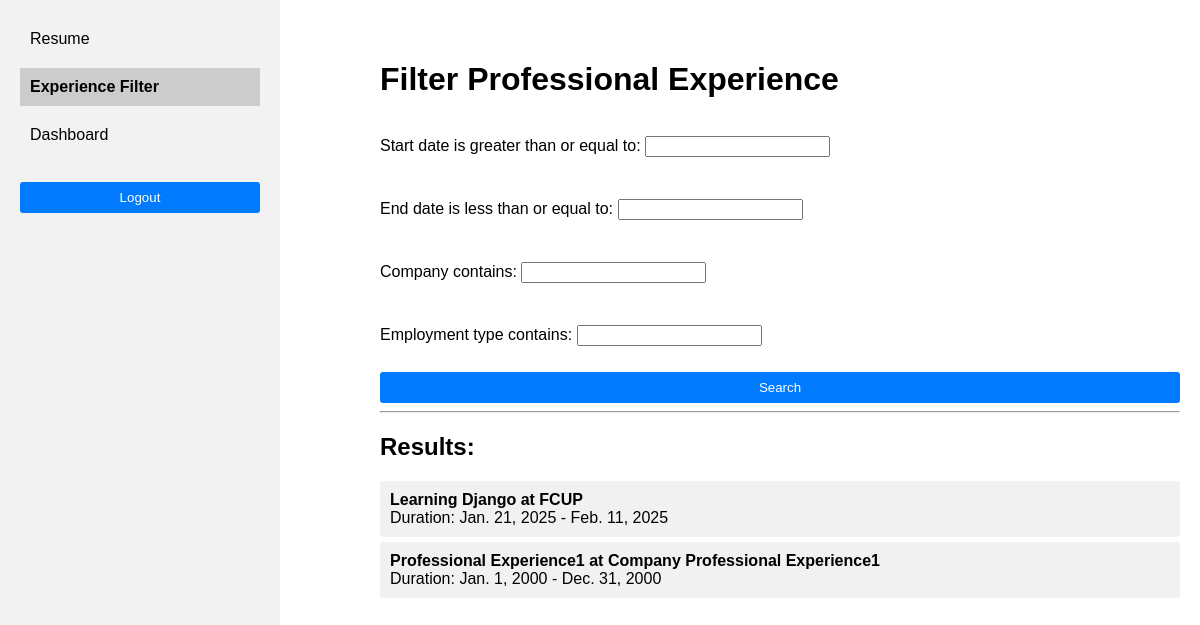
Page /experience-filter/ (signed in) on the committed database.
### visitorscv/models.py (models this page shows, shortened)
class ProfessionalExperience(models.Model):
    start_date = models.DateField()
    end_date = models.DateField(blank=True, null=True)
    title = models.CharField(max_length=100)
    description = models.TextField()
    company = models.CharField(max_length=100)
    employment_type = models.CharField(max_length=50)
    location = models.CharField(max_length=100)
    company_sector = models.CharField(max_length=100)

### visitorscv/views.py (the view)
# urls.py: path('experience-filter/', views.experience_filter_view, name='experience_filter'),
@login_required
def experience_filter_view(request):
    f = ProfessionalExperienceFilter(request.GET, queryset=ProfessionalExperience.objects.all())
    return render(request, 'visitorscv/experience_filter.html', {'filter': f})

### visitorscv/templates/visitorscv/experience_filter.html (shortened to what this page needs)
<!DOCTYPE html>
<html lang="en">
<head>
</head>
<body>
  <div class="container">
    <div class="nav">
      <a href="{% url 'resume' %}">Resume</a>
      <a href="{% url 'experience_filter' %}" class="active">Experience Filter</a>
      <a href="{% url 'dashboard' %}">Dashboard</a>
      <br>
      <form action="{% url 'logout' %}" method="post">
        <button type="submit">Logout</button>
      </form>
    </div>
    <div class="content">
      <div id="filter_section" class="section">
        <h1>Filter Professional Experience</h1>
        <form method="get">
          {{ filter.form.as_p }}
          <button type="submit">Search</button>
        </form>
        <hr>
        <h2>Results:</h2>
        <ul>
          {% for exp in filter.qs %}
            <li>
              <strong>{{ exp.title }} at {{ exp.company }}</strong><br>
              Duration: {{ exp.start_date }} - {% if exp.end_date %}{{ exp.end_date }}{% else %}Present{% endif %}
            </li>
          {% empty %}
            <li>No results found.</li>
          {% endfor %}
        </ul>
      </div>
    </div>
  </div>
</body>
</html>

### visitorscv/templates/visitorscv/experience_filter.html (style rules this page uses)
body { margin: 0; font-family: Arial, sans-serif; }
.container { display: flex; }
.nav { width: 20%; background-color: #f2f2f2; padding: 20px; position: fixed; height: 100%; overflow: auto; }
.nav a { display: block; color: black; padding: 10px; text-decoration: none; margin-bottom: 10px; }
.nav a:hover, .nav a.active { background-color: #ccc; font-weight: bold; }
.content { margin-left: 30%; padding: 20px; width: 80%; }
.section { padding: 20px 0; border-bottom: 1px solid #ccc; }
.section:last-child { border-bottom: none; }
form { display: flex; flex-direction: column; gap: 10px; }
button { padding: 8px 12px; background-color: #007bff; color: white; border: none; cursor: pointer; border-radius: 3px; }
ul { list-style: none; padding: 0; }
li { background: #f1f1f1; padding: 10px; margin: 5px 0; border-radius: 3px; }

### rows in the picture
ProfessionalExperience: title "Learning Django", company "FCUP", start_date "Jan. 21, 2025", end_date "Feb. 11, 2025"
ProfessionalExperience: title "Professional Experience1", company "Company Professional Experience1", start_date "Jan. 1, 2000", end_date "Dec. 31, 2000"
